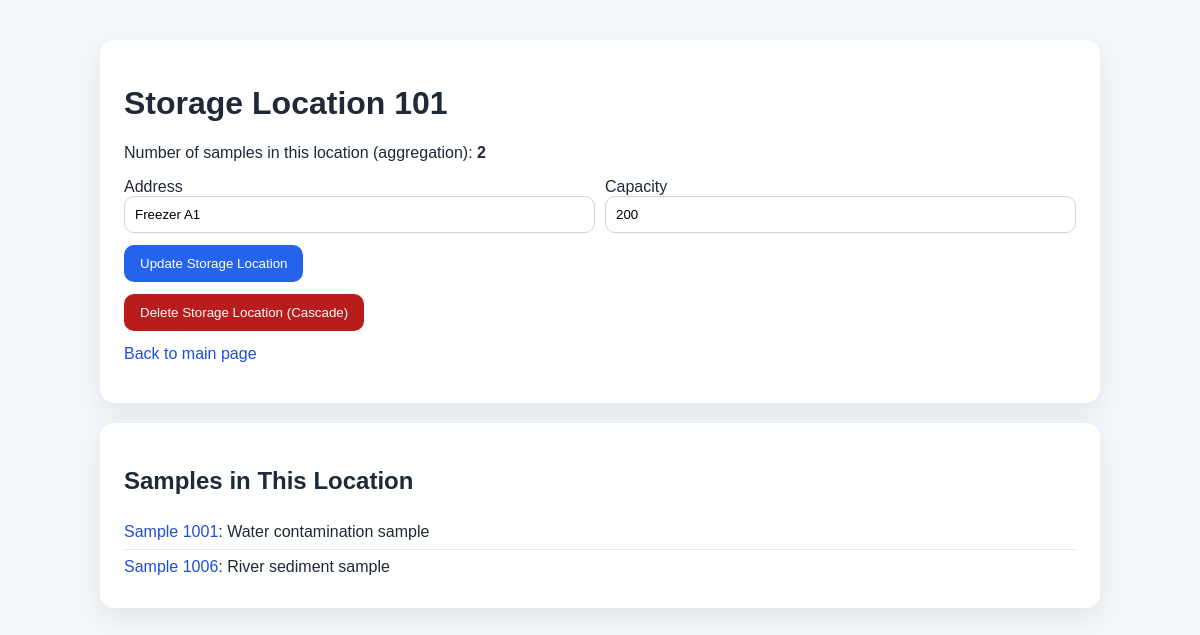
/storage-location/101, run on an earlier commit of the app's database.
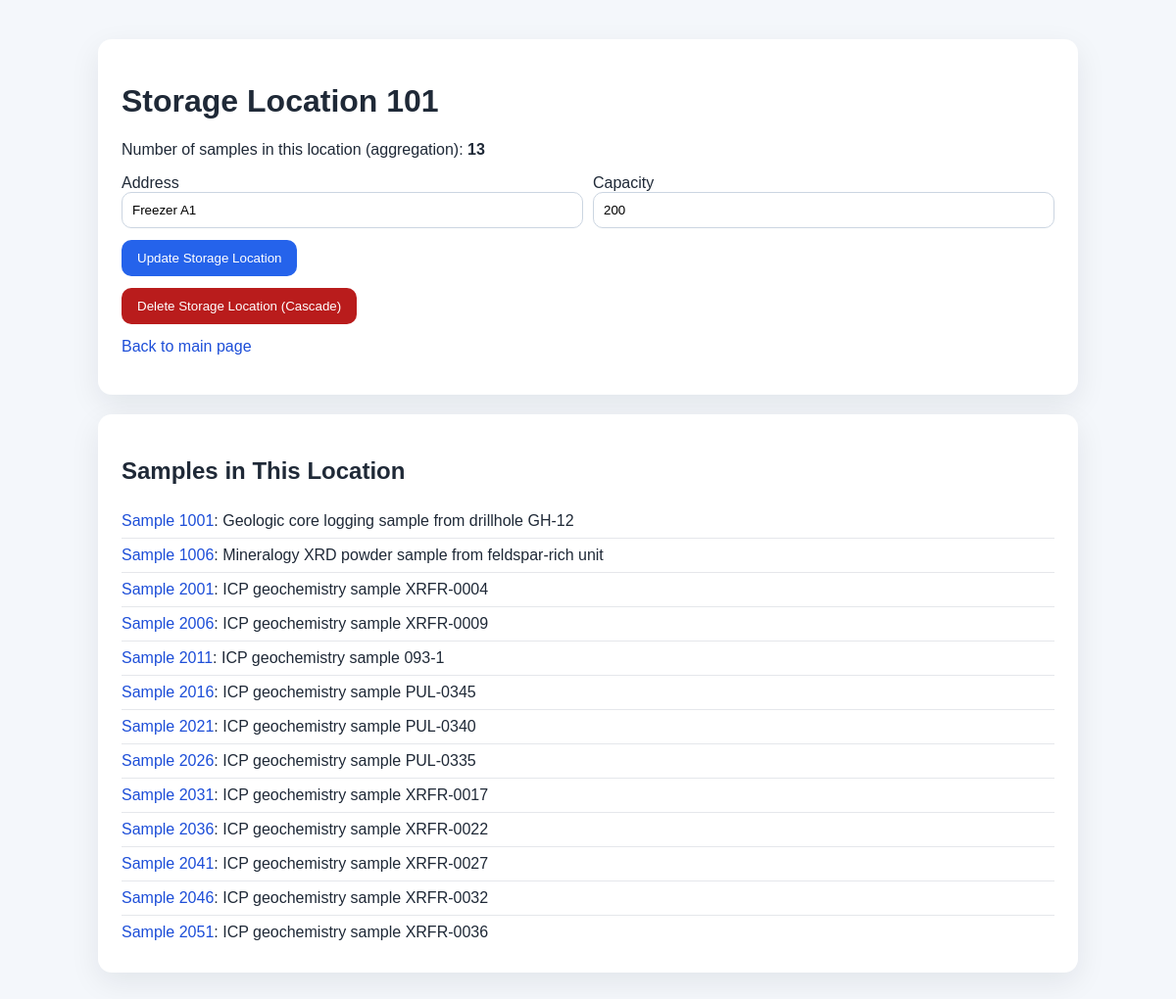
And on a later commit of the database.
### tables this page shows
CREATE TABLE StorageLocation (
	storageID INT NOT NULL,
	address VARCHAR(50),
	capacity INT,
	PRIMARY KEY (storageID)
);

CREATE TABLE Sample (
	sampleID INT NOT NULL,
	description VARCHAR(300),
	dateReceived VARCHAR(50),
	cID INT NOT NULL,
	sID INT,
	PRIMARY KEY (sampleID),
	FOREIGN KEY (cID) REFERENCES Client (clientID),
	FOREIGN KEY (sID) REFERENCES StorageLocation (storageID)
);

### flaskMain.py (the view, shortened to what this page needs)
@app.route("/storage-location/<int:storage_id>", methods=["GET", "POST"])
def storage_location_detail(storage_id):
    ensure_schema_updates()
    error = None
    action_message = None
    _, storage_rows = run_parameterized_select(
        "SELECT storageID, address, capacity FROM StorageLocation WHERE storageID = ?",
        (storage_id,),
    )
    if not storage_rows:
        return "Storage location not found.", 404
    storage = storage_rows[0]
    _, sample_rows = run_parameterized_select(
        "SELECT sampleID, description, dateReceived FROM Sample WHERE sID = ? ORDER BY sampleID",
        (storage_id,),
    )
    _, count_rows = run_parameterized_select(
        "SELECT COUNT(*) AS sampleCount FROM Sample WHERE sID = ?",
        (storage_id,),
    )
    sample_count = count_rows[0]["sampleCount"] if count_rows else 0
    return render_template(
        "storage_location_detail.html",
        storage=storage,
        sample_rows=sample_rows,
        sample_count=sample_count,
        error=error,
        action_message=action_message,
    )

### flaskMain.py (called while the page is built, shortened)
def dict_factory(cursor, row):
    d = {}
    for idx, col in enumerate(cursor.description):
        d[col[0]] = row[idx]
    return d

def get_connection():
    conn = sqlite3.connect('samples.db')
    conn.execute("PRAGMA foreign_keys = ON")
    return conn

def ensure_schema_updates():
    global SCHEMA_INITIALIZED
    if SCHEMA_INITIALIZED:
        return

def run_parameterized_select(query, params=()):
    ensure_schema_updates()
    conn = get_connection()
    conn.row_factory = dict_factory
    try:
        cursor = conn.cursor()
        cursor.execute(query, params)
        results = cursor.fetchall()
        columns = [column[0] for column in cursor.description] if cursor.description else []
        return columns, results
    finally:
        conn.close()

### templates/storage_location_detail.html (shortened to what this page needs)
<!DOCTYPE html>
<html lang="en">
<head>
</head>
<body>
    <div class="page">
        <div class="card">
            <h1>Storage Location {{ storage.storageID }}</h1>
            <p>Number of samples in this location (aggregation): <strong>{{ sample_count }}</strong></p>
            <form method="post">
                <div class="grid">
                    <div>
                        <label for="address">Address</label>
                        <input id="address" name="address" value="{{ storage.address }}" required>
                    </div>
                    <div>
                        <label for="capacity">Capacity</label>
                        <input id="capacity" name="capacity" value="{{ storage.capacity }}" required>
                    </div>
                </div>
                <button type="submit" style="margin-top: 12px;">Update Storage Location</button>
            </form>
            <form method="post" style="margin-top: 12px;">
                <button type="submit" class="danger">Delete Storage Location (Cascade)</button>
            </form>
            <p style="margin-top: 14px;"><a href="/">Back to main page</a></p>
        </div>
        <div class="card">
            <h2>Samples in This Location</h2>
            {% for sample in sample_rows %}
                <div class="list-item"><a href="/sample/{{ sample.sampleID }}">Sample {{ sample.sampleID }}</a>: {{ sample.description }}</div>
            {% else %}
                <p>No samples in this storage location.</p>
            {% endfor %}
        </div>
    </div>
</body>
</html>

### templates/storage_location_detail.html (style rules this page uses)
body { font-family: Arial, Helvetica, sans-serif; margin: 0; background: #f4f7fb; color: #1f2937; }
.page { max-width: 1000px; margin: 40px auto; padding: 0 20px; }
.card { background: #fff; border-radius: 14px; padding: 24px; box-shadow: 0 10px 30px rgba(15, 23, 42, 0.08); margin-bottom: 20px; }
.grid { display: grid; grid-template-columns: repeat(auto-fit, minmax(220px, 1fr)); gap: 10px; }
input { width: 100%; padding: 10px; border: 1px solid #cbd5e1; border-radius: 10px; box-sizing: border-box; }
button { background: #2563eb; color: #fff; border: none; border-radius: 10px; padding: 11px 16px; cursor: pointer; }
.danger { background: #b91c1c; }
.list-item { padding: 8px 0; border-bottom: 1px solid #e5e7eb; }
.list-item:last-child { border-bottom: none; }
a { color: #1d4ed8; text-decoration: none; }

What changed in the data, as far as the page shows it:
changed Sample id 1001: description "Water contamination sample" → "Geologic core logging sample from drillhole GH-12"
changed Sample id 1006: description "River sediment sample" → "Mineralogy XRD powder sample from feldspar-rich unit"
added Sample: sampleID "2001", description "ICP geochemistry sample XRFR-0004"
added Sample: sampleID "2006", description "ICP geochemistry sample XRFR-0009"
added Sample: sampleID "2011", description "ICP geochemistry sample 093-1"
added Sample: sampleID "2016", description "ICP geochemistry sample PUL-0345"
added Sample: sampleID "2021", description "ICP geochemistry sample PUL-0340"
added Sample: sampleID "2026", description "ICP geochemistry sample PUL-0335"
added Sample: sampleID "2031", description "ICP geochemistry sample XRFR-0017"
added Sample: sampleID "2036", description "ICP geochemistry sample XRFR-0022"
added Sample: sampleID "2041", description "ICP geochemistry sample XRFR-0027"
added Sample: sampleID "2046", description "ICP geochemistry sample XRFR-0032"
added Sample: sampleID "2051", description "ICP geochemistry sample XRFR-0036"
Also different on the page:
{{ sample_count }}: "2" → "13"
